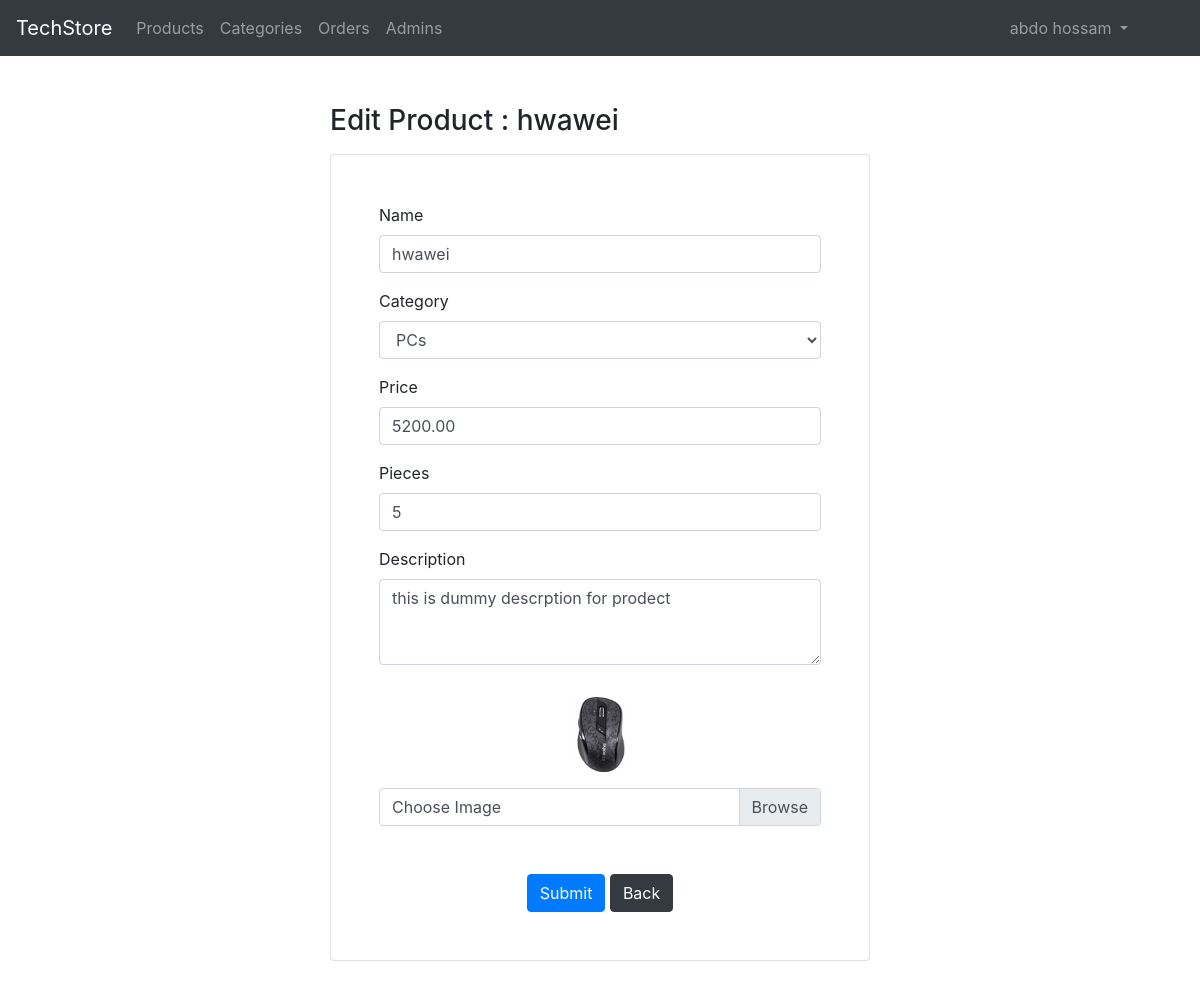
Page /admin/edit-product.php?id=10 (signed in) on the earlier database version.
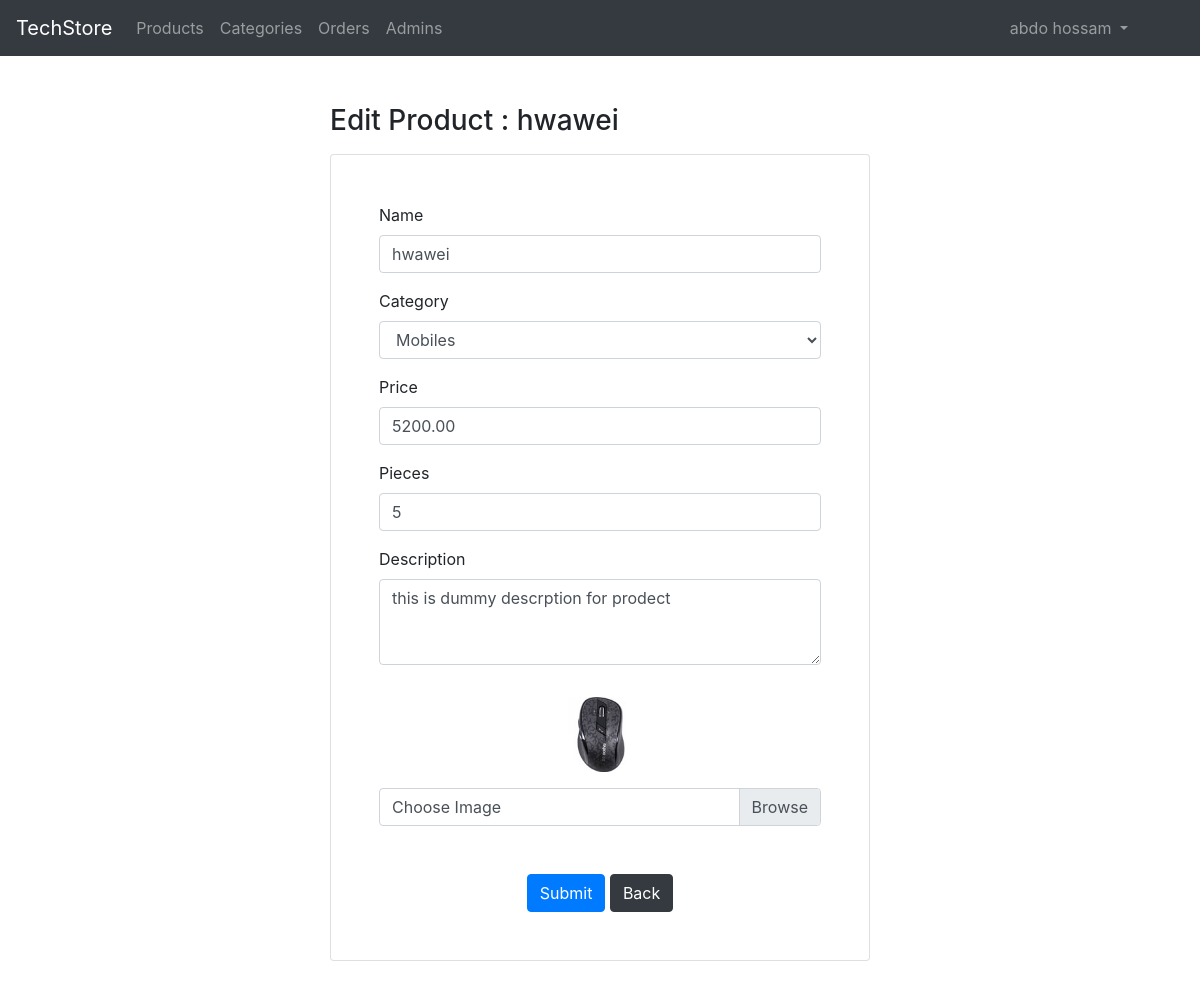
Same page on the later database version.
### tables this page shows
CREATE TABLE products(
    id INT UNSIGNED NOT NULL AUTO_INCREMENT,
    name VARCHAR(255) NOT NULL,
    `desc` TEXT NOT NULL,
    price DECIMAL(8, 2) NOT NULL,
    pieces_on SMALLINT NOT NULL,
    img VARCHAR(255) NOT NULL,  
    cat_id INT UNSIGNED,
    created_at DATETIME NOT NULL DEFAULT NOW(),
    PRIMARY KEY(id),
    FOREIGN KEY(cat_id) REFERENCES cats(id) ON DELETE
    SET NULL
);

CREATE TABLE cats(
    id INT UNSIGNED NOT NULL AUTO_INCREMENT,
    name VARCHAR(255) NOT NULL,
    created_at DATETIME NOT NULL DEFAULT NOW(),
    PRIMARY KEY(id)
);

### app.php (called while the page is built, shortened)
<?php
$request = new Request;

### classes/Request.php (called while the page is built, shortened)
<?php
class Request
{
    public function get(string $key)
    {
        return $_GET[$key];
    }
}

### classes/Models/Product.php (called while the page is built, shortened)
<?php
class Product extends Db
{
    public function __construct()
    {
        $this->table = "products";
    }
    public function selectId($id, string $fields = 'products.*')
    {
        $sql = "SELECT $fields FROM $this->table JOIN cats
            ON $this->table.cat_id = cats.id
            WHERE $this->table.id = $id";
        $result = mysqli_query($this->conn, $sql);
        return mysqli_fetch_assoc($result);
    }
}

### classes/Db.php (called while the page is built, shortened)
<?php
abstract class Db
{
    protected $conn;
    protected $table;
    public function connect()
    {
        $this->conn = mysqli_connect(DB_SERVERNAME, DB_USERNAME, DB_PASSWORD, DB_NAME);
    }
    public function selectAll(string $fields = "*"): array
    {
        $sql = "SELECT $fields FROM $this->table";
        $result = mysqli_query($this->conn, $sql);
        return mysqli_fetch_all($result, MYSQLI_ASSOC);
    }
}

### classes/Models/Cat.php (called while the page is built, shortened)
<?php
class Cat extends Db
{
    public function __construct()
    {
        $this->table = "cats";
    }
}

### admin/edit-product.php (the view, shortened to what this page needs)
<?php include('inc/header.php') ?>
<?php
if ($request->getHas('id')) {
    $id = $request->get('id');
} else {
    $id = 1;
}
$c = new Cat;
$cats = $c->selectAll("id,name");
$pr = new Product;
$prod = $pr->selectId($id, 'products.name AS prodName , cats.name AS catName, cat_id, img,
pieces_on, price,`desc`');
?>
<div class="container py-5">
    <div class="row">
        <div class="col-md-6 offset-md-3">
            <h3 class="mb-3">Edit Product : <?= $prod['prodName'] ?></h3>
            <div class="card">
                <div class="card-body p-5">
                    <form method="POST" action="<?= AURL . "handlers/edit-product.php"  ?>" enctype="multipart/form-data">
                        <div class="form-group">
                            <label>Name</label>
                            <input type="text" name="name" value="<?= $prod['prodName'] ?>" class="form-control">
                        </div>
                        <div class="form-group">
                            <label>Category</label>
                            <select class="form-control" name="cat_id">
                                <?php foreach ($cats as $cat) : ?>
                                    <option value="<?= $cat["id"] ?>" <?php if ($cat['id'] == $prod['cat_id']) {
                                                                            echo "selected";
                                                                         } ?>><?= $cat["name"] ?></option>
                                <?php endforeach ?>
                            </select>
                        </div>
                        <div class="form-group">
                            <label>Price</label>
                            <input type="number" name="price" value="<?= $prod['price'] ?>" class="form-control">
                        </div>
                        <div class="form-group">
                            <label>Pieces</label>
                            <input type="number" name="pieces_no" value="<?= $prod['pieces_on']; ?>" class="form-control">
                        </div>
                        <div class="form-group">
                            <label>Description</label>
                            <textarea class="form-control" name="desc" rows="3"><?= $prod['desc'] ?></textarea>
                        </div>
                        <div class="d-flex justify-content-center">
                            <img src="<?= URL . "uploads/" . $prod['img'] ?>" alt="" srcset="" height="75px" class="m-3">
                        </div>
                        <div class="custom-file">
                            <label class="custom-file-label" for="customFile">Choose Image</label>
                        </div>
                        <div class="text-center mt-5">
                            <button type="submit" name="submit" class="btn btn-primary">Submit</button>
                            <a class="btn btn-dark" href="<?= AURL . "products.php" ?>">Back</a>
                        </div>
                    </form>
                </div>
            </div>
        </div>
    </div>
</div>
<?php include('inc/footer.php') ?>

Differences in the rows shown:
changed products "hwawei": cat_id "PCs" → "Mobiles"
